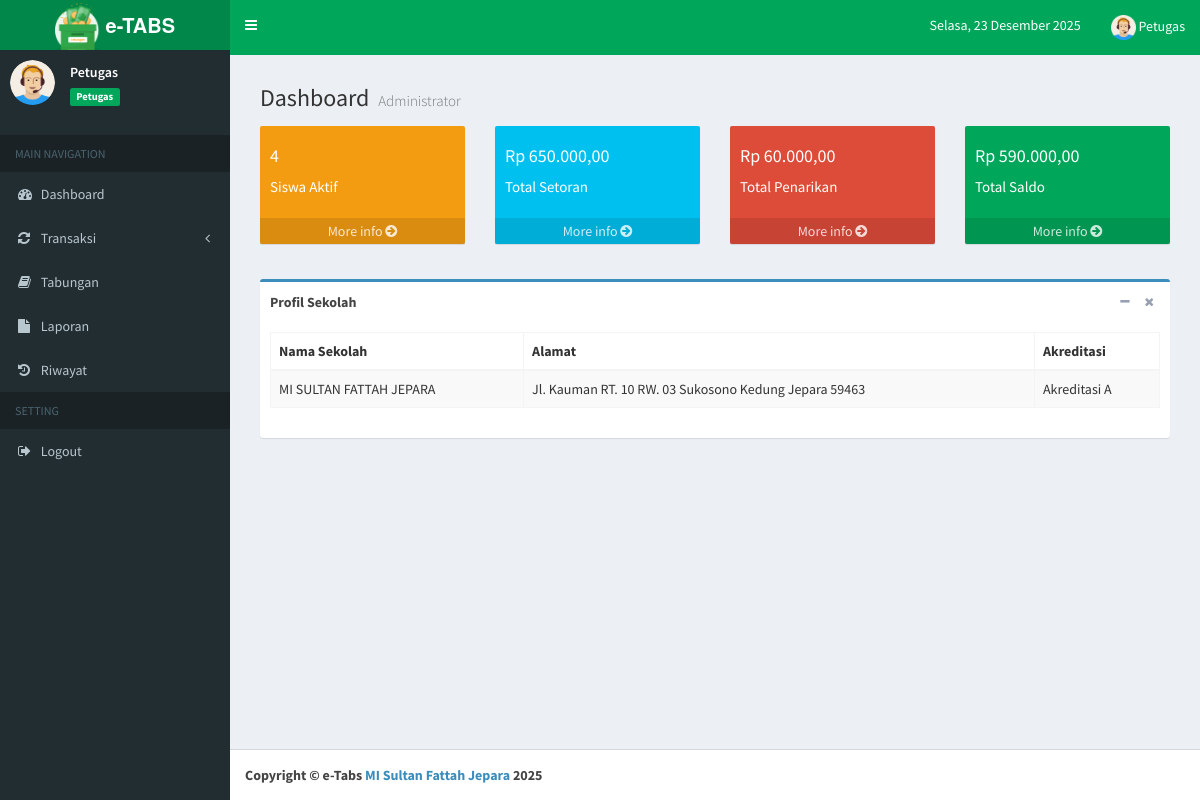
/index.php (signed in), run on the app's committed database.
### tables this page shows
CREATE TABLE `tb_profil` (
  `id_profil` int NOT NULL AUTO_INCREMENT,
  `nama_sekolah` varchar(200) NOT NULL,
  `alamat` varchar(400) NOT NULL,
  `akreditasi` char(2) NOT NULL,
  `logo_sekolah` varchar(255) DEFAULT NULL,
  `nama_bendahara` varchar(100) DEFAULT NULL,
  PRIMARY KEY (`id_profil`)
);

### index.php (the view, shortened to what the rows shown need)
<?php
if (isset($_SESSION["ses_username"])==""){
	header("location: login.php");
}else{
	$data_level = $_SESSION["ses_level"];
}
include "inc/koneksi.php";
?>
<!DOCTYPE html>
<html>
<head>
    <link rel="stylesheet" href="bootstrap/css/bootstrap.min.css">
    <link rel="stylesheet" href="https://cdnjs.cloudflare.com/ajax/libs/font-awesome/4.5.0/css/font-awesome.min.css">
    <link rel="stylesheet" href="https://cdnjs.cloudflare.com/ajax/libs/ionicons/2.0.1/css/ionicons.min.css">
    <link rel="stylesheet" href="plugins/datatables/dataTables.bootstrap.css">
    <link rel="stylesheet" href="plugins/select2/select2.min.css">
    <link rel="stylesheet" href="dist/css/AdminLTE.min.css">
    <link rel="stylesheet" href="dist/css/skins/_all-skins.min.css">
    <link rel="stylesheet" href="https://cdnjs.cloudflare.com/ajax/libs/toastr.js/2.1.4/toastr.min.css" />
</head>
<body class="hold-transition skin-green sidebar-mini">
    <div class="wrapper">
        <div class="content-wrapper">
            <section class="content">
                <?php
                    if(isset($_GET['page'])){
                        $hal = $_GET['page'];
                        switch ($hal) {
                            case 'admin':
                            include "home/admin.php";
                            break;
                            case 'petugas':
                            include "home/petugas.php";
                            break;
                            case 'MyApp/data_pengguna':
                            include "admin/pengguna/data_pengguna.php";
                            break;
                            case 'MyApp/add_pengguna':
                            include "admin/pengguna/add_pengguna.php";
                            break;
                            case 'MyApp/edit_pengguna':
                            include "admin/pengguna/edit_pengguna.php";
                            break;
                            case 'MyApp/del_pengguna':
                            include "admin/pengguna/del_pengguna.php";
                            break;
                            case 'MyApp/data_profil':
                            include "admin/profil/data_profil.php";
                            break;
                            case 'MyApp/edit_profil':
                            include "admin/profil/edit_profil.php";
                            break;
                            case 'MyApp/data_kelas':
                            include "admin/kelas/data_kelas.php";
                            break;
                            case 'MyApp/add_kelas':
                            include "admin/kelas/add_kelas.php";
                            break;
                            case 'MyApp/edit_kelas':
                            include "admin/kelas/edit_kelas.php";
                            break;
                            case 'MyApp/del_kelas':
                            include "admin/kelas/del_kelas.php";
                            break;
                            case 'MyApp/data_siswa':
                            include "admin/siswa/data_siswa.php";
                            break;
                            case 'MyApp/add_siswa':
                            include "admin/siswa/add_siswa.php";
                            break;
                            case 'MyApp/edit_siswa':
                            include "admin/siswa/edit_siswa.php";
                            break;
                            case 'MyApp/edit_siswa_multiple':
                            include "admin/siswa/edit_siswa_multiple.php";
                            break;
                            case 'MyApp/del_siswa':
                            include "admin/siswa/del_siswa.php";
                            break;
                            case 'MyApp/del_siswa_multiple':
                            include "admin/siswa/del_siswa_multiple.php";
                            break;
                            case 'MyApp/backup_restore':
                            include "admin/backup_restore/backup_restore.php";
                            break;
                            case 'MyApp/view_activity':
                            case 'MyApp/activity_log':
                            include "admin/activity/activity_log.php";
                            break;
                            case 'data_setor':
                            include "petugas/setor/data_setor.php";
                            break;
                            case 'add_setor':
                            include "petugas/setor/add_setor.php";
                            break;
                            case 'edit_setor':
                            include "petugas/setor/edit_setor.php";
                            break;
                            case 'edit_setor_multiple':
                            include "petugas/setor/edit_setor_multiple.php";
                            break;
                            case 'del_setor':
                            include "petugas/setor/del_setor.php";
                            break;
                            case 'del_setor_multiple':
                            include "petugas/setor/del_setor_multiple.php";
                            break;
                            case 'data_tarik':
                            include "petugas/tarik/data_tarik.php";
                            break;
                            case 'add_tarik':
                            include "petugas/tarik/add_tarik.php";
                            break;
                            case 'edit_tarik':
                            include "petugas/tarik/edit_tarik.php";
                            break;
                            case 'edit_tarik_multiple':
                            include "petugas/tarik/edit_tarik_multiple.php";
                            break;
                            case 'del_tarik':
                            include "petugas/tarik/del_tarik.php";
                            break;
                            case 'del_tarik_multiple':
                            include "petugas/tarik/del_tarik_multiple.php";
                            break;
                            case 'data_riwayat':
                            include "petugas/riwayat/data_riwayat.php";
                            break;
                            case 'del_riwayat':
                            include "petugas/riwayat/del_riwayat.php";
                            break;
                            case 'data_tabungan':
                            include "petugas/tabungan/data_tabungan.php";
                            break;
                            case 'view_tabungan':
                            include "petugas/tabungan/view_tabungan.php";
                            break;
                            case 'kas_tabungan':
                            include "petugas/kas/data_kas.php";
                            break;
                            case 'kas_full':
                            include "petugas/kas/kas_full.php";
                            break;
                            case 'view_kas':
                            include "petugas/kas/view_kas.php";
                            break;
                            case 'laporan':
                            include "petugas/laporan/view_laporan.php";
                            break;
                            default:
                            echo "<center><br><br><br><br><br><br><br><br><br>
                            <h1> Halaman tidak ditemukan !</h1></center>";
                            break;
                        }
                    }else{
                        if($data_level=="Administrator"){
                         include "home/admin.php";
                     }
                     elseif($data_level=="Petugas"){
                         include "home/petugas.php";
                     }
                 }
                 ?>
            </section>
        </div>
</body>
</html>

### home/petugas.php (shortened to what the rows shown need)
<section class="content-header">
	<h1>
		Dashboard
		<small>Administrator</small>
	</h1>
</section>
<section class="content">
	<section class="content">
		<div class="row">
			<div class="box box-primary">
				<div class="box-body">
					<div class="table-responsive">
						<table class="table table-bordered table-striped">
							<thead>
								<tr>
									<th>Nama Sekolah</th>
									<th>Alamat</th>
									<th>Akreditasi</th>
								</tr>
							</thead>
							<tbody>
								<?php
								$sql = $koneksi->query("select * from tb_profil");
								while ($data= $sql->fetch_assoc()) {
									?>
									<tr>
										<td>
											<?php echo $data['nama_sekolah']; ?>
										</td>
										<td>
											<?php echo $data['alamat']; ?>
										</td>
										<td>
											Akreditasi
											<?php echo $data['akreditasi']; ?>
										</td>
									</tr>
									<?php
								}
								?>
							</tbody>
						</table>
					</div>
				</div>
			</div>
		</div>
	</section>

### data on the page
tb_profil: nama_sekolah "MI SULTAN FATTAH JEPARA", alamat "Jl. Kauman RT. 10 RW. 03 Sukosono Kedung Jepara 59463", akreditasi "A"

### other printed values
$data_nama "Petugas"
$data_level "Petugas"
$siswa "4"
rupiah($setor) "Rp 650.000,00"
rupiah($tarik) "Rp 60.000,00"
rupiah($saldo) "Rp 590.000,00"
